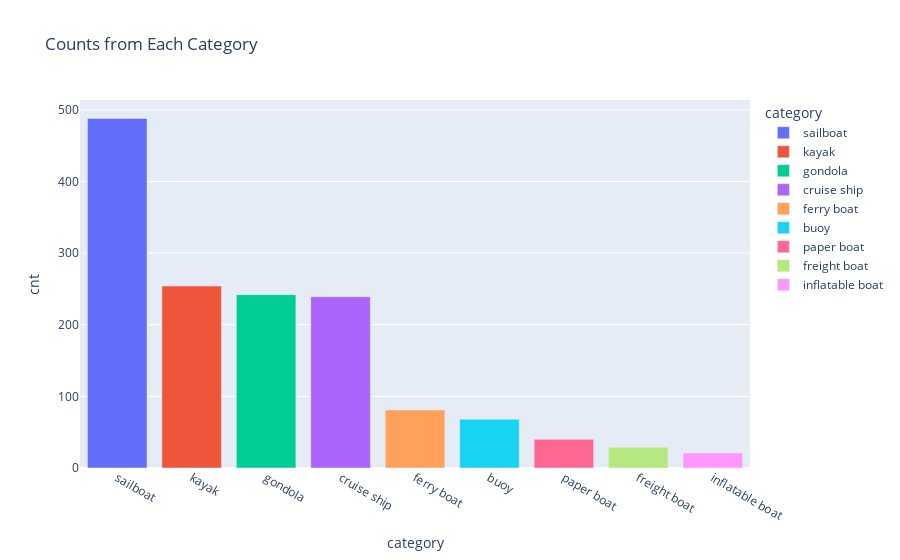

The code cell stored with this chart in its notebook:
### Code cell
px.bar(gby_cnt, x='category', y='cnt', color='category', title='Counts from Each Category')

### Figure 1 — Plotly figure (JSON) as saved in the notebook; plotly's stock layout.template omitted (floating-point values rounded to 4 significant figures)
{"data": [{"alignmentgroup": "True", "hovertemplate": "category=%{x}<br>cnt=%{y}<extra></extra>", "legendgroup": "sailboat", "marker": {"color": "#636efa", "pattern": {"shape": ""}}, "name": "sailboat", "offsetgroup": "sailboat", "orientation": "v", "showlegend": true, "textposition": "auto", "type": "bar", "x": ["sailboat"], "xaxis": "x", "y": [488], "yaxis": "y"}, {"alignmentgroup": "True", "hovertemplate": "category=%{x}<br>cnt=%{y}<extra></extra>", "legendgroup": "kayak", "marker": {"color": "#EF553B", "pattern": {"shape": ""}}, "name": "kayak", "offsetgroup": "kayak", "orientation": "v", "showlegend": true, "textposition": "auto", "type": "bar", "x": ["kayak"], "xaxis": "x", "y": [254], "yaxis": "y"}, {"alignmentgroup": "True", "hovertemplate": "category=%{x}<br>cnt=%{y}<extra></extra>", "legendgroup": "gondola", "marker": {"color": "#00cc96", "pattern": {"shape": ""}}, "name": "gondola", "offsetgroup": "gondola", "orientation": "v", "showlegend": true, "textposition": "auto", "type": "bar", "x": ["gondola"], "xaxis": "x", "y": [242], "yaxis": "y"}, {"alignmentgroup": "True", "hovertemplate": "category=%{x}<br>cnt=%{y}<extra></extra>", "legendgroup": "cruise ship", "marker": {"color": "#ab63fa", "pattern": {"shape": ""}}, "name": "cruise ship", "offsetgroup": "cruise ship", "orientation": "v", "showlegend": true, "textposition": "auto", "type": "bar", "x": ["cruise ship"], "xaxis": "x", "y": [239], "yaxis": "y"}, {"alignmentgroup": "True", "hovertemplate": "category=%{x}<br>cnt=%{y}<extra></extra>", "legendgroup": "ferry boat", "marker": {"color": "#FFA15A", "pattern": {"shape": ""}}, "name": "ferry boat", "offsetgroup": "ferry boat", "orientation": "v", "showlegend": true, "textposition": "auto", "type": "bar", "x": ["ferry boat"], "xaxis": "x", "y": [81], "yaxis": "y"}, {"alignmentgroup": "True", "hovertemplate": "category=%{x}<br>cnt=%{y}<extra></extra>", "legendgroup": "buoy", "marker": {"color": "#19d3f3", "pattern": {"shape": ""}}, "name": "buoy", "offsetgroup": "buoy", "orientation": "v", "showlegend": true, "textposition": "auto", "type": "bar", "x": ["buoy"], "xaxis": "x", "y": [68], "yaxis": "y"}, {"alignmentgroup": "True", "hovertemplate": "category=%{x}<br>cnt=%{y}<extra></extra>", "legendgroup": "paper boat", "marker": {"color": "#FF6692", "pattern": {"shape": ""}}, "name": "paper boat", "offsetgroup": "paper boat", "orientation": "v", "showlegend": true, "textposition": "auto", "type": "bar", "x": ["paper boat"], "xaxis": "x", "y": [40], "yaxis": "y"}, {"alignmentgroup": "True", "hovertemplate": "category=%{x}<br>cnt=%{y}<extra></extra>", "legendgroup": "freight boat", "marker": {"color": "#B6E880", "pattern": {"shape": ""}}, "name": "freight boat", "offsetgroup": "freight boat", "orientation": "v", "showlegend": true, "textposition": "auto", "type": "bar", "x": ["freight boat"], "xaxis": "x", "y": [29], "yaxis": "y"}, {"alignmentgroup": "True", "hovertemplate": "category=%{x}<br>cnt=%{y}<extra></extra>", "legendgroup": "inflatable boat", "marker": {"color": "#FF97FF", "pattern": {"shape": ""}}, "name": "inflatable boat", "offsetgroup": "inflatable boat", "orientation": "v", "showlegend": true, "textposition": "auto", "type": "bar", "x": ["inflatable boat"], "xaxis": "x", "y": [21], "yaxis": "y"}], "layout": {"barmode": "relative", "legend": {"title": {"text": "category"}, "tracegroupgap": 0}, "title": {"text": "Counts from Each Category"}, "xaxis": {"anchor": "y", "categoryarray": ["sailboat", "kayak", "gondola", "cruise ship", "ferry boat", "buoy", "paper boat", "freight boat", "inflatable boat"], "categoryorder": "array", "domain": [0, 1], "title": {"text": "category"}}, "yaxis": {"anchor": "x", "domain": [0, 1], "title": {"text": "cnt"}}}}
